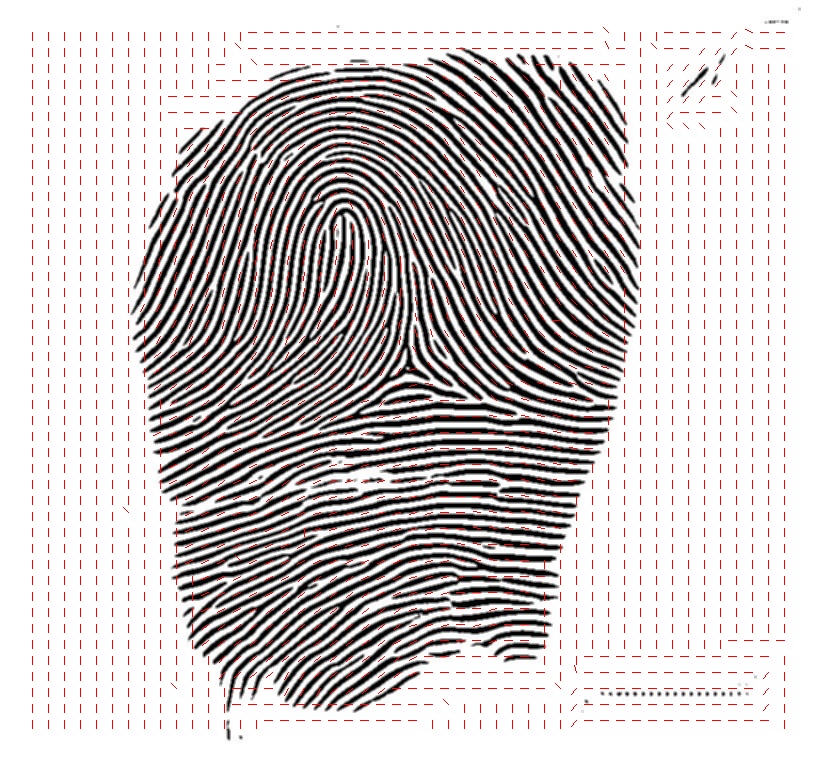
#> input picture notebook/of_with_img.jpg, 832 x 768 px; its folder holds only this picture in this run
$ python -i utilities.py   (imports and definitions only)
#> lines starting #> are read from the running program, lines starting #| are printed output that depends on the picture
#> further down, picture is the input picture: shape (768, 832, 3); mean B, G, R 198.5, 198.5, 203.3
import cv2 as cv
import os
import numpy as np
import matplotlib.pyplot as plt

# [36 lines left out: functions get_file_path, get_file_name, get_kernel, not called in this run]


def apply_clahe(img_bgr):
    lab = cv.cvtColor(img_bgr, cv.COLOR_BGR2Lab)
#> lab: shape (768, 832, 3); mean of channels 0, 1, 2 201.4, 129.9, 128.9
    l, a, b = cv.split(lab)
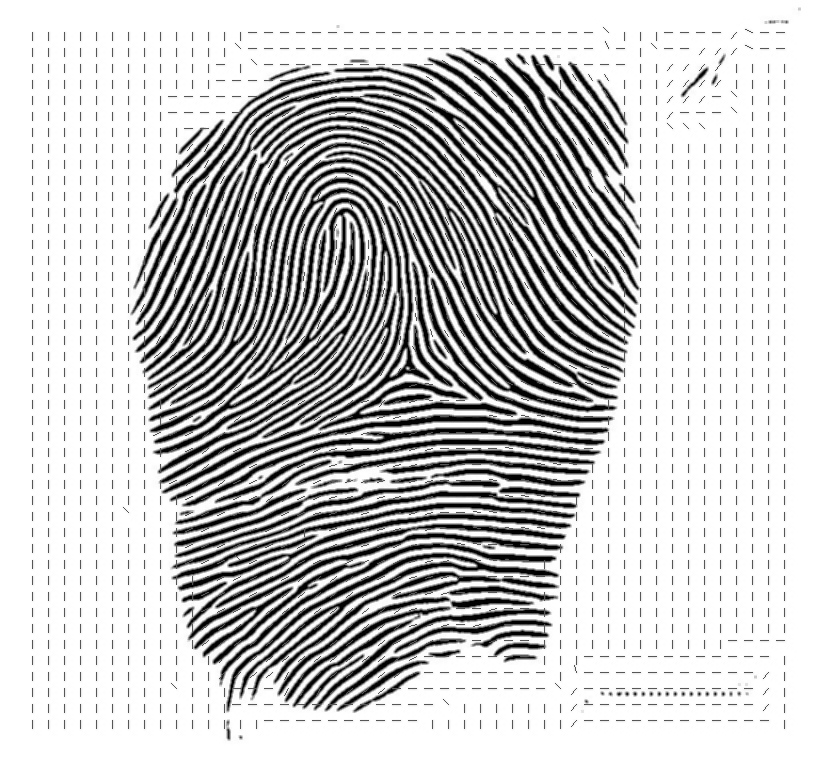
#> l: shape (768, 832); min 0, max 255, mean 201.4
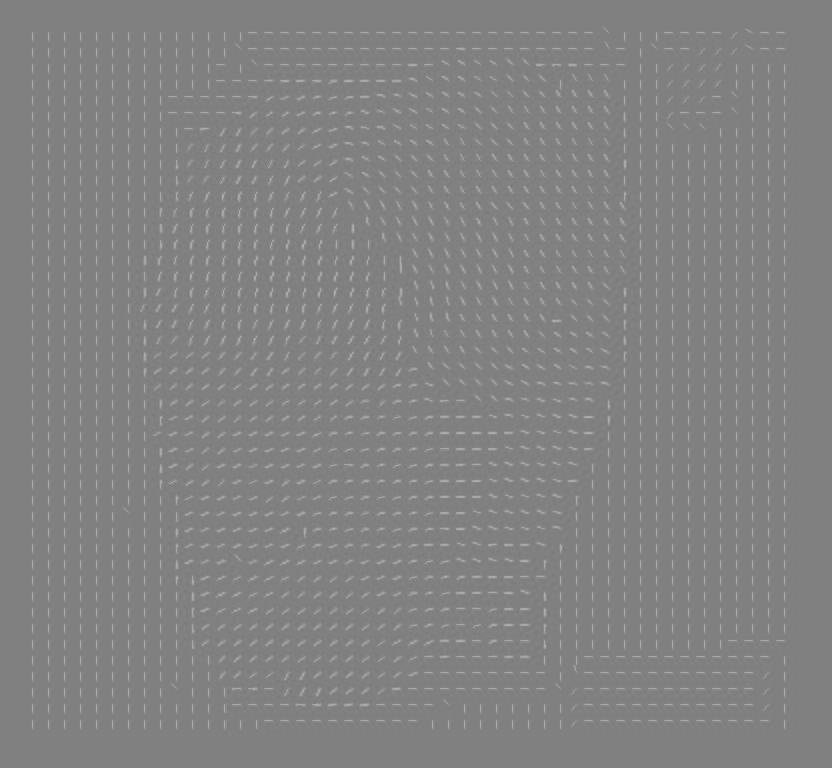
#> a: shape (768, 832); min 120, max 172, mean 129.9
    clahe = cv.createCLAHE(clipLimit=2.0, tileGridSize=(8, 8))
    l = clahe.apply(l)
    lab = cv.merge((l, a, b))
#> lab: shape (768, 832, 3); mean of channels 0, 1, 2 199.4, 129.9, 128.9
    res = cv.cvtColor(lab, cv.COLOR_Lab2BGR)
    return res


# [39 lines left out: functions normalize, implot, imshow, getGaussianKernel2D, not called in this run]

>>> import cv2
>>> picture = cv2.imread('../notebook/of_with_img.jpg')
>>> result = apply_clahe(picture)
